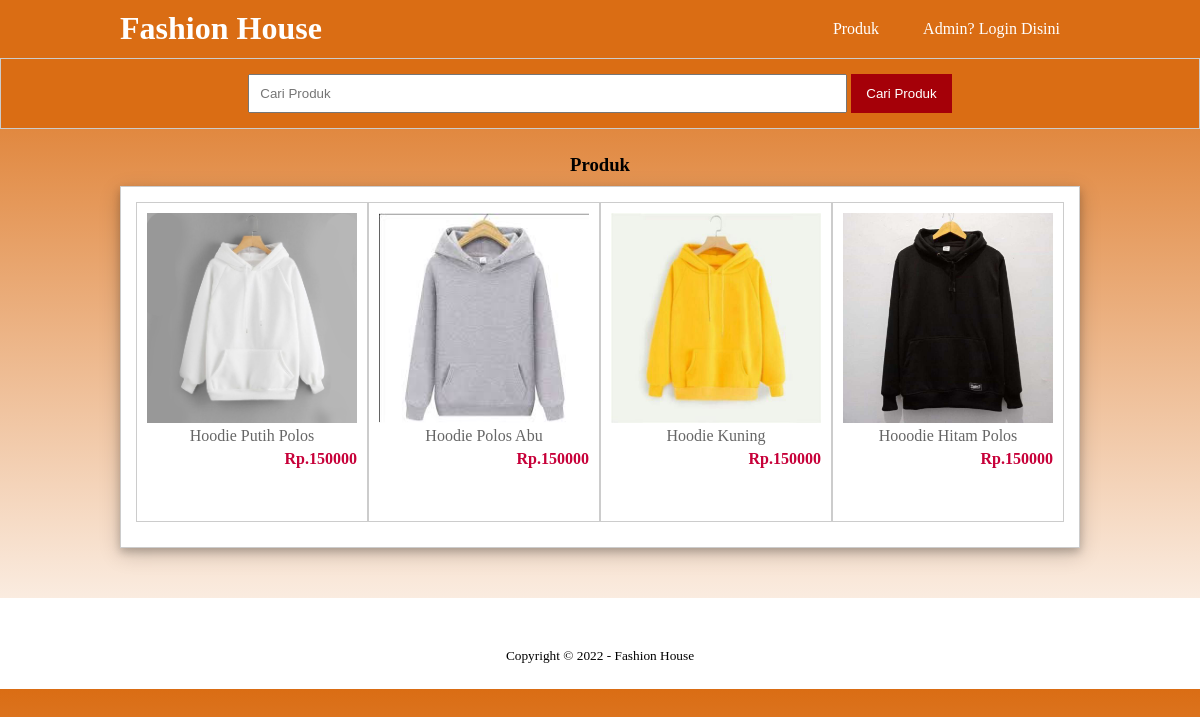
Page /produk.php?kat=2 on the committed database.
### tables this page shows
CREATE TABLE `product` (
  `product_id` int(5) NOT NULL,
  `category_id` int(5) NOT NULL,
  `product_name` varchar(30) NOT NULL,
  `product_price` int(15) NOT NULL,
  `product_desc` text NOT NULL,
  `product_image` varchar(100) NOT NULL,
  `product_status` tinyint(1) NOT NULL,
  `date_created` timestamp NOT NULL DEFAULT current_timestamp()
);

### produk.php (the view, shortened to what this page needs)
<?php
    include 'db.php';
?>
<!DOCTYPE html>
<html lang="en">
<head>
    <link rel="stylesheet" href="css/style.css" type="text/css">
</head>
<body>
    <header>
    <div class="container">
        <h1><a href="index.php">Fashion House</a></h1>
        <ul>
            <li><a href="produk.php">Produk</a></li>
            <li><a href="login.php">Admin? Login Disini</a></li>
        </ul>
    </div>
    </header>
        <div class="search">
        <div class="container">
            <form action="produk.php">
                <input type="text" name="search" placeholder="Cari Produk">
                <input type="submit" name="cari" value="Cari Produk">
            </form>
        </div>
    </div>
        <div class="section">
            <div class="container">
                <h3>Produk</h3>
                <div class="box">
                <?php
                    if($_GET['search'] != '' || $_GET['kat'] !=''){
                        $where = "AND product_name LIKE '%".$_GET['search']."%' AND category_id LIKE '%".$_GET['kat']."%' ";
                    }
                    $produk = mysqli_query($conn, "SELECT * FROM product WHERE product_status = 1 $where ORDER BY product_id DESC");
                    if(mysqli_num_rows($produk) > 0){
                        while($p = mysqli_fetch_array($produk)){
                ?>
                     <a href="detail-produk.php?id=<?php echo $p ['product_id'] ?>">
                    <div class="col-4">
                        <img src="produk/<?php echo $p['product_image'] ?> ">
                        <p class="nama"><?php echo $p['product_name'] ?> </p>
                        <p class="harga">Rp.<?php echo $p['product_price'] ?> </p>
                    </div>
                    </a>
                <?php }} else{ ?>
                    <p>Produk Tidak Ada</p>
                <?php } ?>
                </div>
            </div>
        </div>
        <div class="footer">
            <div class="container">
                <small>Copyright &copy; 2022 - Fashion House</small>
            </div>
        </div>
</body>
</html>

### css/style.css (style rules this page uses)
* { padding: 0; margin: 0; font-family: 'Quicksand'sans-serif; }
body { background-image: linear-gradient(#da6d14, #ffffff); }
a { color: inherit; text-decoration: none; }
header { background-color: #da6d14; color: #fff; }
header h1 { float: left; padding: 10px 0; }
header ul { float: right; }
header ul li { display: inline-block; }
header ul li a { padding: 20px; display: inline-block; }
.container { width: 80%; margin: 0 auto; text-align: center; }
.container:after { content: ''; display: block; clear: both; }
.section { padding: 25px 0; }
.box { background-color: #fff; border: 1px solid #ccc; padding: 15px; box-sizing: border-box; margin: 10px 0 25px 0; box-shadow: 0 4px 8px 0 rgba(0, 0, 0, 0.2), 0 6px 20px 0 rgba(0, 0, 0, 0.19); }
.box::after { content: ''; display: block; clear: both; }
.search { padding: 15px 0; background-color: #da6d14; border: 1px solid #ccc; text-align: center; }
.search input[type=text] { width: 60%; padding: 10px; }
.search input[type=submit] { padding: 12px 15px; background-color: #a50008; color: #fff; border: none; cursor: pointer; }
.col-4 { width: 25%; height: 320px; border: 1px solid #ccc; float: left; padding: 10px; box-sizing: border-box; margin-bottom: 10px; }
.col-4 img { width: 100%; }
.col-4 .nama { color: #666; margin-bottom: 5px; }
.col-4 .harga { font-weight: bold; color: #c70039; float: right; }
.footer { padding: 25px 0; background-color: #ffffff; color: rgb(0, 0, 0); text-align: center; }
.footer small { margin-top: 25px; display: inline-block; }

### rows in the picture
product: product_image (picture), product_name "Hoodie Putih Polos", product_price "150000"
product: product_image (picture), product_name "Hoodie Polos Abu", product_price "150000"
product: product_image (picture), product_name "Hoodie Kuning", product_price "150000"
product: product_image (picture), product_name "Hooodie Hitam Polos", product_price "150000"
